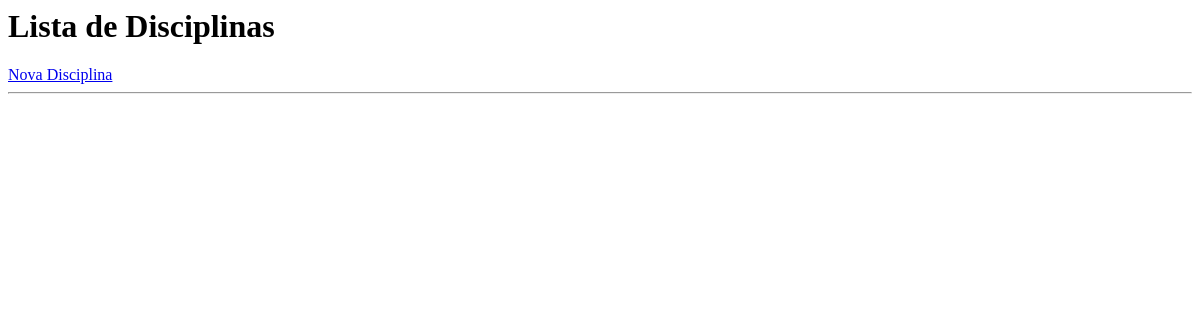
The page /disciplinas/ on the database as committed earlier.
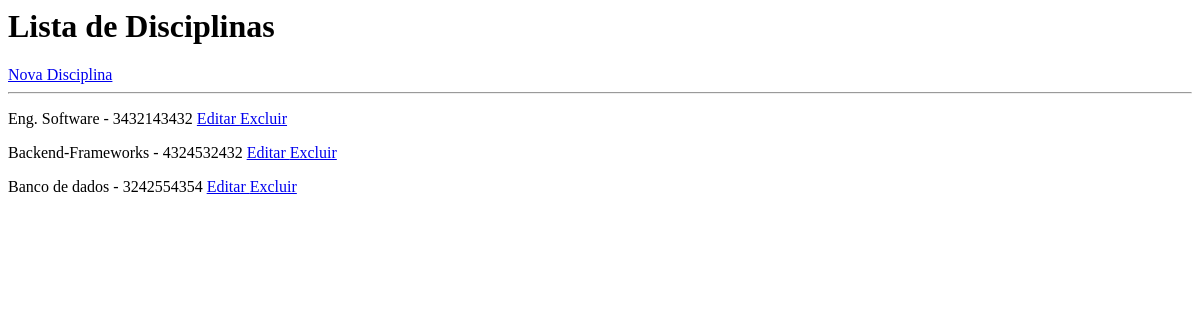
The same page on the database as committed later.
### disciplinas/models.py (models this page shows, shortened)
class Disciplina(models.Model):
    nome = models.CharField(max_length=100)
    codigo = models.CharField(max_length=10, unique=True)

### disciplinas/views.py (the view)
def lista_disciplinas(request):
    disciplinas = Disciplina.objects.all()
    return render(
        request,
        'disciplinas/lista.html',
        {
            'disciplinas': disciplinas
        }
    )

### disciplinas/templates/disciplinas/lista.html
<h1>Lista de Disciplinas</h1>
<a href="/disciplinas/novo/">
    Nova Disciplina
</a>
<hr>
{% for disciplina in disciplinas %}
<p>
    {{ disciplina.nome }}
    -
    {{ disciplina.codigo }}
    <a href="/disciplinas/editar/{{ disciplina.id }}/">
        Editar
    </a>
    <a href="/disciplinas/excluir/{{ disciplina.id }}/">
        Excluir
    </a>
</p>
{% endfor %}

Rows that differ between the two databases and show on the page:
added Disciplina: nome "Eng. Software", codigo "3432143432"
added Disciplina: nome "Backend-Frameworks", codigo "4324532432"
added Disciplina: nome "Banco de dados", codigo "3242554354"
